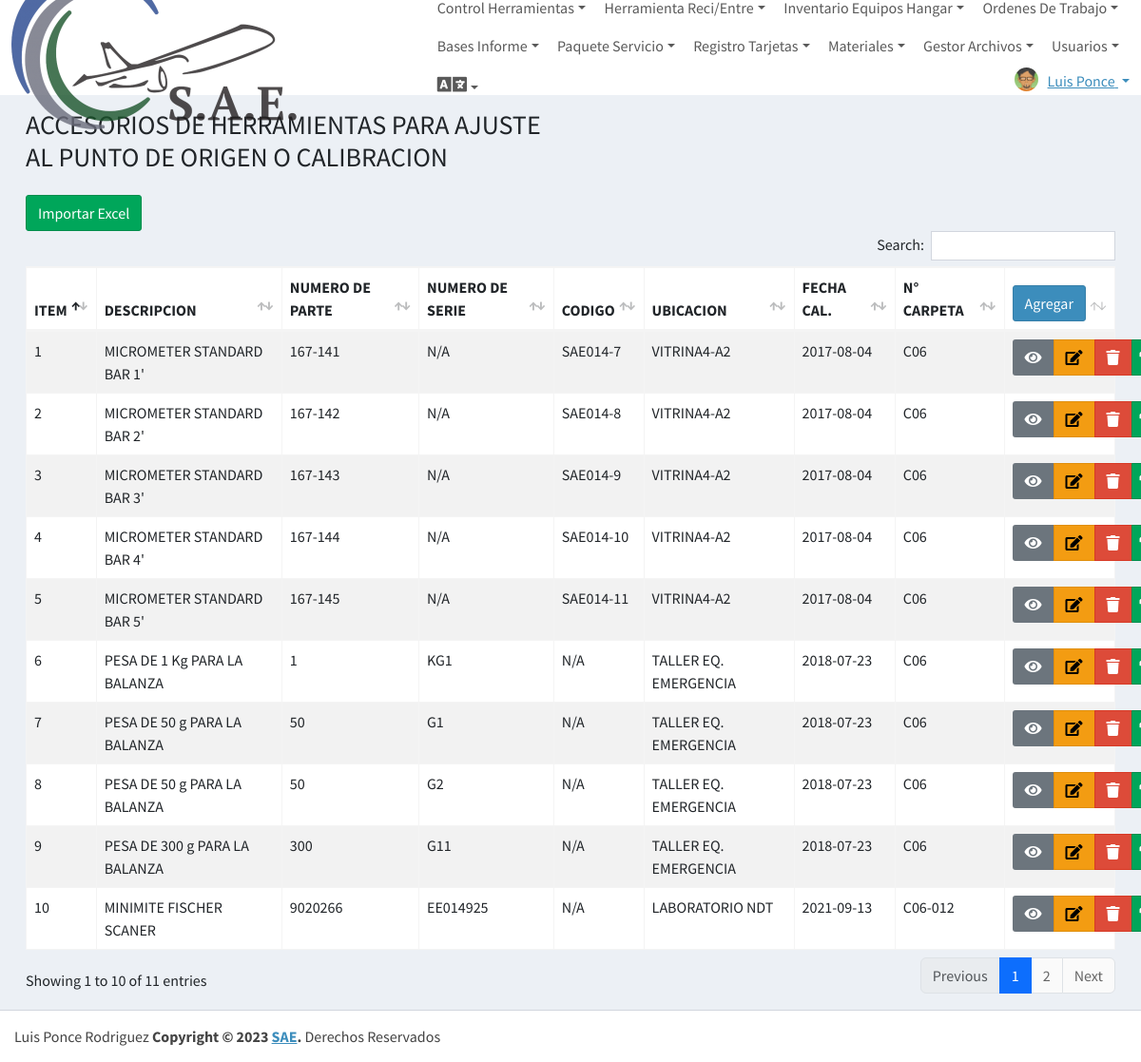
The page /VCalibracion (signed in) on the database its author committed.
### tables this page shows
CREATE TABLE `control_calibracion` (
  `id_calibracion` int(11) NOT NULL,
  `descripcion_calibracion` varchar(100) NOT NULL,
  `pn_calibracion` varchar(50) NOT NULL,
  `pnalt_calibracion` varchar(50) NOT NULL,
  `numserie_calibracion` varchar(50) DEFAULT NULL,
  `codigo_calibracion` varchar(50) DEFAULT NULL,
  `marcaofabri_calibracion` varchar(50) NOT NULL,
  `cantidad_calibracion` varchar(10) NOT NULL,
  `unidad_calibracion` varchar(50) NOT NULL,
  `observacion_calibracion` text NOT NULL,
  `ubicacion_calibracion` varchar(100) NOT NULL,
  `fechacali_calibracion` date DEFAULT NULL,
  `periodocali_calibracion` varchar(11) DEFAULT NULL,
  `fechavenci_calibracion` date DEFAULT NULL,
  `estado_calibracion` varchar(50) DEFAULT NULL,
  `diasalerta_calibracion` varchar(50) DEFAULT NULL,
  `origencali_calibracion` varchar(50) NOT NULL,
  `propiedad_calibracion` varchar(50) NOT NULL,
  `numcarpeta_calibracion` varchar(50) NOT NULL,
  `numcertifi_calibracion` varchar(50) NOT NULL,
  `numregistro_calibracion` varchar(20) NOT NULL,
  `alcanceinstru_calibracion` varchar(50) NOT NULL,
  `resuinstru_calibracion` varchar(50) NOT NULL,
  `ubicacionautorizada_calibracion` varchar(100) NOT NULL,
  `docsalida_calibracion` varchar(100) NOT NULL
);

### controlador/plantillaControlador.php (called while the page is built)
<?php
class ControladorPlantilla{
    static public function ctrPlantilla(){
        include "vista/plantilla.php";
    }
}

### index.php (called while the page is built, shortened)
<?php
require_once "controlador/plantillaControlador.php";
require_once "controlador/usuarioControlador.php";
require_once "controlador/calibracionControlador.php";
require_once "modelo/usuarioModelo.php";
require_once "modelo/calibracionModelo.php";
$plantilla=new ControladorPlantilla();
$plantilla->ctrPlantilla();

### modelo/conexion.php (called while the page is built)
<?php
class Conexion{
    static public function conectar(){
        $host="localhost";
        $db="sistemassae";
        $userDB="root";
        $passDB="";
        $link=new PDO("mysql:host=".$host.";"."dbname=".$db,$userDB,$passDB);
        $link->exec("set names utf8");
        return $link;
    }
}

### modelo/usuarioModelo.php (called while the page is built, shortened)
<?php
require "conexion.php";
class ModeloUsuario {
  static public function mdlUsuarioPermiso($idUsuario,$idPermiso){
    $stmt = Conexion::conectar()->prepare("select * from permiso_usuario where id_usuario=$idUsuario and id_permiso=$idPermiso");
    $stmt->execute();
    return $stmt->fetch();
  }
}

### controlador/usuarioControlador.php (called while the page is built, shortened)
<?php
class ControladorUsuario {
  static public function ctrUsuarioPermiso($idUsuario,$idPermiso){
    $respuesta = ModeloUsuario::mdlUsuarioPermiso($idUsuario,$idPermiso);
    return $respuesta;
  }
}

### modelo/calibracionModelo.php (called while the page is built, shortened)
<?php
require_once "conexion.php";
class ModeloCalibraciones
{
  static public function mdlInfoCalibraciones()
  {
    $stmt = Conexion::conectar()->prepare("SELECT * FROM  control_calibracion");
    $stmt->execute();
    return $stmt->fetchAll();
  }
}

### controlador/calibracionControlador.php (called while the page is built, shortened)
<?php
class ControladorCalibraciones {
  static public function ctrInfoCalibraciones() {
    $respuesta = ModeloCalibraciones::mdlInfoCalibraciones();
    return $respuesta;
  }
}

### vista/VCalibracion.php (the view)
<div class="content-wrapper">
    <div class="content-header">
        <div class="container-fluid">
            <div class="row mb-2">
                <div class="col-sm-6">
                    <h3 class="m-0">ACCESORIOS DE HERRAMIENTAS PARA AJUSTE AL PUNTO DE ORIGEN O CALIBRACION</h3>
                </div>
                <div class="col-sm-6">
                </div>
            </div>
        </div>
    </div>
    <div class="content">
        <div class="container-fluid">
            <table id="DataTableCalibracion" class="table table-bordered table-striped">
                <thead>
                <button class="btn btn-success" onclick="MCargarRegistrosCalibracion()">Importar Excel</button>
                    <tr>
                        <th>ITEM</th>
                        <th>DESCRIPCION</th>
                        <th>NUMERO DE PARTE</th>
                        <th>NUMERO DE SERIE</th>
                        <th>CODIGO</th>
                        <th>UBICACION</th>
                        <th>FECHA CAL.</th>
                        <th>N° CARPETA</th>
                        <td>
                            <button class="btn btn-primary" onclick="MNuevoCalibracion()">Agregar</button>
                        </td>
                    </tr>
                </thead>
                <tbody>
                    <?php
                      $calibracion = ControladorCalibraciones::ctrInfoCalibraciones();
                      foreach ($calibracion as $value) {
                      ?>
                        <tr>
                            <td><?php echo $value["id_calibracion"]; ?></td>
                            <td><?php echo $value["descripcion_calibracion"]; ?></td>
                            <td><?php echo $value["pn_calibracion"]; ?></td>
                            <td><?php echo $value["numserie_calibracion"]; ?></td>
                            <td><?php echo $value["codigo_calibracion"]; ?></td>
                            <td><?php echo $value["ubicacion_calibracion"]; ?></td>
                            <td><?php echo $value["fechacali_calibracion"]; ?></td>
                            <td><?php echo $value["numcarpeta_calibracion"]; ?></td>
                            <td>
                                <div class="btn-group">
                                    <button class="btn btn-secondary" onclick="MVerCalibraciones(<?php echo $value["id_calibracion"]; ?>)">
                                        <i class="fas fa-eye"></i>
                                    </button>
                                    <button class="btn btn-warning" onclick="MEditarCalibraciones(<?php echo $value["id_calibracion"]; ?>)">
                                        <i class="fas fa-edit"></i>
                                    </button>
                                    <button class="btn btn-danger" onclick="MEliCalibracion(<?php echo $value["id_calibracion"]; ?>)">
                                        <i class="fas fa-trash"></i>
                                    </button>
                                    <a class="btn btn-sm btn-success" href="vista/reportes/repPorCalibracion.php?id=<?php echo $value["id_calibracion"]; ?>" target="_blank"><i class="fas fa-print"></i></a>
                                </div>
                            </td>
                        </tr>
                    <?php
                      }
                      ?>
                </tbody>
            </table>
        </div>
    </div>
</div>

### vista/plantilla.php (shortened to what this page needs)
<!DOCTYPE html>
<html lang = "es">
  <head>
    <link href="https://cdn.jsdelivr.net/npm/bootstrap@5.3.0/dist/css/bootstrap.min.css" rel="stylesheet">
    <link rel="stylesheet" href="https://code.ionicframework.com/ionicons/2.0.1/css/ionicons.min.css">
    <link rel = "stylesheet" href = "assest/plugins/fontawesome-free/css/all.min.css">
    <link rel = "stylesheet" href = "assest/dist/css/adminlte.css">
    <link rel = "stylesheet" href = "assest/dist/css/main.css">
    <link rel=  "stylesheet" href = "assest/dist/css/skins/_all-skins.min.css">
    <link rel = "stylesheet" href = "assest/plugins/datatables-bs4/css/dataTables.bootstrap4.min.css">
    <link rel = "stylesheet" href = "assest/plugins/datatables-responsive/css/responsive.bootstrap4.min.css">
    <link rel = "stylesheet" href = "assest/plugins/datatables-buttons/css/buttons.bootstrap4.min.css">
    <link rel = "stylesheet" href = "assest/plugins/bs-stepper/css/bs-stepper.css">
    <link rel = "stylesheet" href = "assest/plugins/sweetalert2-theme-bootstrap-4/bootstrap-4.min.css">
    <link rel="stylesheet" href="assest/plugins/daterangepicker/daterangepicker.css">
    <link rel="stylesheet" href="assest/plugins/select2/css/select2.min.css">
    <link rel="stylesheet" href="assest/plugins/select2-bootstrap4-theme/select2-bootstrap4.min.css">
  </head>
  <?php
  if(isset($_SESSION["ingreso"])&&$_SESSION["ingreso"]=="ok"){
    if(isset($_GET["ruta"])){
      include "vista/asideMenu.php";
      if ( $_GET["ruta"] == "panelAdmin" ||
          $_GET["ruta"] == "VUsuario" ||
          $_GET["ruta"] == "CTramite" ||
          $_GET["ruta"] == "VSeguimiento" ||
          $_GET["ruta"] == "VCliente" |
          $_GET["ruta"] == "VServicio" ||
          $_GET["ruta"] == "VArchivos" ||
          $_GET["ruta"] == "VAutorizacion" ||
          $_GET["ruta"] == "VMaterial" ||
          $_GET["ruta"] == "VHerramientas" ||
          $_GET["ruta"] == "VLogHerramientas" ||
          $_GET["ruta"] == "VControlHerramientas" ||
          $_GET["ruta"] == "VCalibracion" ||
          $_GET["ruta"] == "VOrdenTrabajo" ||
          $_GET["ruta"] == "VOrdenTrabajoIng" ||
          $_GET["ruta"] == "VRab" ||
          $_GET["ruta"] == "VDBaja" ||
          $_GET["ruta"] == "BusTramite" ||
          $_GET["ruta"] == "VMarcaciones" ||
          $_GET["ruta"] == "VRepHerramientas" ||
          $_GET["ruta"] == "VRepHerramientasIng" ||
          $_GET["ruta"] == "VReportesGraficos" ||
          $_GET["ruta"] == "VInforme" ||
          $_GET["ruta"] == "VInformeIng" ||
          $_GET["ruta"] == "VLogDevolucion" ||
          $_GET["ruta"] == "VLogCalibradas" ||
          $_GET["ruta"] == "VLogDevCalibradas" ||
          $_GET["ruta"] == "VBaseLpz" ||
          $_GET["ruta"] == "VBaseScz" ||
          $_GET["ruta"] == "VInventarioHangar" ||
          $_GET["ruta"] == "VerArchivos" ||
          $_GET["ruta"] == "descargar" ||
          $_GET["ruta"] == "salir" ) {
        $ruta=$_GET["ruta"].".php";
      }
      include $ruta;
      include "footer.php";
    }
  } else {
    include "login.php";
  }
  ?>

### vista/asideMenu.php (shortened to what this page needs)
<?php
function habilitado($idPermiso)
{
  $id = $_SESSION["id"];
  $permiso = ControladorUsuario::ctrUsuarioPermiso($id, $idPermiso);
  return $permiso;
}
?>
<body class="hold-transition layout-top-nav">
  <div class="wrapper">
    <nav class="main-header navbar navbar-expand-md navbar-light navbar-white">
      <div class="container-fluid">
        <a href="panelAdmin" class="navbar-brand">
          <img src="assest/imagenes/logosae.png" alt="AdminLTE Logo" class="brand-image elevation-3" style="opacity: .8">
          <span class="brand-text font-weight-light">SISTEMAS SAE</span>
        </a>
        <div class="collapse navbar-collapse" id="menu">
          <ul class="navbar-nav me-auto">
            <?php if (habilitado(11) != null) {
            ?>
            <li class="nav-item dropdown dropdown-hover">
              <a id="dropdownSubMenu3" href="#" role="button" data-toggle="dropdown" aria-haspopup="true" aria-expanded="false" class="nav-link dropdown-toggle">Control Herramientas</a>
            </li>
            <?php } ?>
            <?php if (habilitado(10) != null) {
            ?>
            <li class="nav-item dropdown dropdown-hover">
              <a id="dropdownSubMenu3" href="#" role="button" data-toggle="dropdown" aria-haspopup="true" aria-expanded="false" class="nav-link dropdown-toggle">Herramienta Reci/Entre</a>
            </li>
            <?php } ?>
            <?php if (habilitado(16) != null) {
            ?>
            <li class="nav-item dropdown dropdown-hover">
              <a id="dropdownSubMenu3" href="#" role="button" data-toggle="dropdown" aria-haspopup="true" aria-expanded="false" class="nav-link dropdown-toggle">Inventario Equipos Hangar</a>
            </li>
            <?php } ?>
            <?php if (habilitado(16) != null) {
            ?>
            <li class="nav-item dropdown dropdown-hover">
              <a id="dropdownSubMenu3" href="#" role="button" data-toggle="dropdown" aria-haspopup="true" aria-expanded="false" class="nav-link dropdown-toggle">Ordenes De Trabajo</a>
            </li>
            <?php } ?>
            <?php if (habilitado(17) != null) {
            ?>
            <li class="nav-item dropdown dropdown-hover">
              <a id="dropdownSubMenu3" href="#" role="button" data-toggle="dropdown" aria-haspopup="true" aria-expanded="false" class="nav-link dropdown-toggle">Bases Informe</a>
            </li>
            <?php } ?>
            <?php if (habilitado(12) != null) {
            ?>
            <li class="nav-item dropdown dropdown-hover">
              <a id="dropdownSubMenu3" href="#" role="button" data-toggle="dropdown" aria-haspopup="true" aria-expanded="false" class="nav-link dropdown-toggle">Paquete Servicio</a>
            </li>
            <?php } ?>
            <?php if (habilitado(5) != null) {
            ?>
            <li class="nav-item dropdown dropdown-hover">
              <a href="#" role="button" data-toggle="dropdown" aria-haspopup="false" aria-expanded="false" class="nav-link dropdown-toggle">Registro Tarjetas</a>
            </li>
            <?php } ?>
            <?php if (habilitado(8) != null) {
            ?>
            <li class="nav-item dropdown dropdown-hover">
              <a href="#" role="button" data-toggle="dropdown" aria-haspopup="false" aria-expanded="false" class="nav-link dropdown-toggle">Materiales</a>
            </li>
            <?php } ?>
            <?php if (habilitado(6) != null) {
            ?>
            <li class="nav-item dropdown dropdown-hover">
              <a id="dropdownSubMenu3" href="#" role="button" data-toggle="dropdown" aria-haspopup="true" aria-expanded="false" class="nav-link dropdown-toggle">Gestor Archivos</a>
            </li>
            <?php } ?>
            <?php if (habilitado(1) != null) {
            ?>
            <li class="nav-item dropdown dropdown-hover">
              <a id="dropdownSubMenu3" href="#" role="button" data-toggle="dropdown" aria-haspopup="true" aria-expanded="false" class="nav-link dropdown-toggle">Usuarios</a>
            </li>
            <?php } ?>
            <li class="nav-item dropdown dropdown-hover">
              <a id="dropdownSubMenu3" href="#" role="button" data-toggle="dropdown" aria-haspopup="true" aria-expanded="false" class="nav-link dropdown-toggle"><i class="fas fa-language" style="
                font-size: 25px;"></i></a>
            </li>
            <li class="dropdown user user-menu" style="margin-top: 5px;">
              <a href="#" class="dropdown-toggle" data-toggle="dropdown">
                <img src="assest/dist/img/usuarios/<?php echo $_SESSION["imgUsuario"]; ?>" class="user-image" alt="User Image">
                <span class="hidden-xs"><?php echo $_SESSION["nombreUsuario"]; ?></span>
              </a>
            </li>
          </ul>
        </div>
      </div>
    </nav>

### vista/footer.php (shortened to what this page needs)
<footer class="main-footer">
  <div class="float-right d-none d-sm-inline">
    Luis Ponce Rodriguez
  </div>
  <strong>Copyright &copy; 2023 <a href="https://sae.aero">SAE</a>.</strong> Derechos Reservados
</footer>
</div>
</body>
</html>

### vista/asideMenu.php (style rules this page uses)
.navbar-nav { flex-wrap: wrap; }
.nav-item { flex: 1 1 auto; }

### rows shown on the page
control_calibracion: id_calibracion "1", descripcion_calibracion "MICROMETER STANDARD BAR 1'", pn_calibracion "167-141", numserie_calibracion "N/A", codigo_calibracion "SAE014-7", ubicacion_calibracion "VITRINA4-A2", fechacali_calibracion "2017-08-04", numcarpeta_calibracion "C06"
control_calibracion: id_calibracion "2", descripcion_calibracion "MICROMETER STANDARD BAR 2'", pn_calibracion "167-142", numserie_calibracion "N/A", codigo_calibracion "SAE014-8", ubicacion_calibracion "VITRINA4-A2", fechacali_calibracion "2017-08-04", numcarpeta_calibracion "C06"
control_calibracion: id_calibracion "3", descripcion_calibracion "MICROMETER STANDARD BAR 3'", pn_calibracion "167-143", numserie_calibracion "N/A", codigo_calibracion "SAE014-9", ubicacion_calibracion "VITRINA4-A2", fechacali_calibracion "2017-08-04", numcarpeta_calibracion "C06"
control_calibracion: id_calibracion "4", descripcion_calibracion "MICROMETER STANDARD BAR 4'", pn_calibracion "167-144", numserie_calibracion "N/A", codigo_calibracion "SAE014-10", ubicacion_calibracion "VITRINA4-A2", fechacali_calibracion "2017-08-04", numcarpeta_calibracion "C06"
control_calibracion: id_calibracion "5", descripcion_calibracion "MICROMETER STANDARD BAR 5'", pn_calibracion "167-145", numserie_calibracion "N/A", codigo_calibracion "SAE014-11", ubicacion_calibracion "VITRINA4-A2", fechacali_calibracion "2017-08-04", numcarpeta_calibracion "C06"
control_calibracion: id_calibracion "6", descripcion_calibracion "PESA DE 1 Kg PARA LA BALANZA", pn_calibracion "1", numserie_calibracion "KG1", codigo_calibracion "N/A", ubicacion_calibracion "TALLER EQ. EMERGENCIA", fechacali_calibracion "2018-07-23", numcarpeta_calibracion "C06"
control_calibracion: id_calibracion "7", descripcion_calibracion "PESA DE 50 g PARA LA BALANZA", pn_calibracion "50", numserie_calibracion "G1", codigo_calibracion "N/A", ubicacion_calibracion "TALLER EQ. EMERGENCIA", fechacali_calibracion "2018-07-23", numcarpeta_calibracion "C06"
control_calibracion: id_calibracion "8", descripcion_calibracion "PESA DE 50 g PARA LA BALANZA", pn_calibracion "50", numserie_calibracion "G2", codigo_calibracion "N/A", ubicacion_calibracion "TALLER EQ. EMERGENCIA", fechacali_calibracion "2018-07-23", numcarpeta_calibracion "C06"
control_calibracion: id_calibracion "9", descripcion_calibracion "PESA DE 300 g PARA LA BALANZA", pn_calibracion "300", numserie_calibracion "G11", codigo_calibracion "N/A", ubicacion_calibracion "TALLER EQ. EMERGENCIA", fechacali_calibracion "2018-07-23", numcarpeta_calibracion "C06"
control_calibracion: id_calibracion "10", descripcion_calibracion "MINIMITE FISCHER SCANER", pn_calibracion "9020266", numserie_calibracion "EE014925", codigo_calibracion "N/A", ubicacion_calibracion "LABORATORIO NDT", fechacali_calibracion "2021-09-13", numcarpeta_calibracion "C06-012"

### other values the page prints
$_SESSION["nombreUsuario"] "Luis Ponce"
